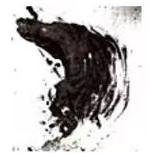
#> input picture 2.jpg, 148 x 153 px
$ python kmeans.py
#> lines starting #> are read from the running program, lines starting #| are printed output that depends on the picture; long printed decimals are rounded
import cv2
import numpy as np


# 感知哈希算法
def pHash(image):
    image = cv2.resize(image, (32, 32), interpolation=cv2.INTER_CUBIC)
    image = cv2.cvtColor(image, cv2.COLOR_BGR2GRAY)
    #     cv2.imshow('image', image)
    #     cv2.waitKey(0)
    #     cv2.destroyAllWindows()
    # 将灰度图转为浮点型，再进行dct变换
    dct = cv2.dct(np.float32(image))
    #     print(dct)
    # 取左上角的8*8，这些代表图片的最低频率
    # 这个操作等价于c++中利用opencv实现的掩码操作
    # 在python中进行掩码操作，可以直接这样取出图像矩阵的某一部分
    dct_roi = dct[0:8, 0:8]
    avreage = np.mean(dct_roi)
    hash = []
    for i in range(dct_roi.shape[0]):
        for j in range(dct_roi.shape[1]):
            if dct_roi[i, j] > avreage:
                hash.append(1)
            else:
                hash.append(0)
    return hash


# 计算汉明距离
def Hamming_distance(hash1, hash2):
    num = 0
    for index in range(len(hash1)):
        if hash1[index] != hash2[index]:
            num += 1
    return num


if __name__ == "__main__":
    image_file1 = './2.jpg'
    image_file2 = './3.jpg'
    img1 = cv2.imread(image_file1)
#> img1 is the input picture: shape (153, 148, 3); mean B, G, R 178.8, 179.1, 182
    img2 = cv2.imread(image_file2)
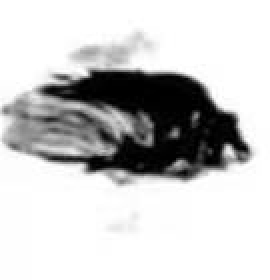
#> input picture 3.jpg, 135 x 140 px (shown 2 times larger)
#> img2 is the input picture: shape (140, 135, 3); min 0, max 255, mean 201.8
    hash1 = pHash(img1)
#> in pHash, `image = cv2.resize(image, (32, 32), interpolation=cv2.INTER_CUBIC)`:
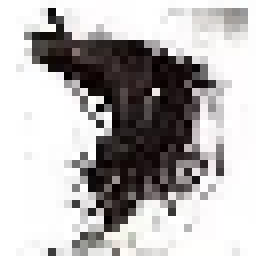
#> image: shape (32, 32, 3) (shown 8 times larger); mean of channels 0, 1, 2 178.8, 179.1, 181.9; drawn as B, G, R
#> in pHash, `dct = cv2.dct(np.float32(image))`:
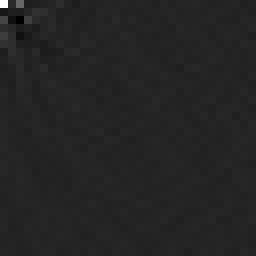
#> dct: shape (32, 32) float32 (shown 8 times larger); min -958.6, max 5757.2, mean 7.9; drawn with min black and max white
#> in pHash, `avreage = np.mean(dct_roi)`: avreage = 126.1
#> hash1 = 64 values, max 1 at index 0, min 0 at index 3, mean 0.25
    hash2 = pHash(img2)
#> in pHash (call 2), `image = cv2.resize(image, (32, 32), interpolation=cv2.INTER_CUBIC)`:
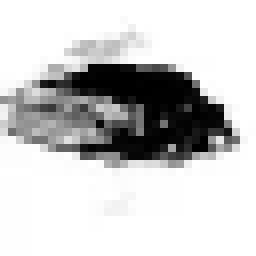
#> image: shape (32, 32, 3) (shown 8 times larger); min 0, max 255, mean 202
#> in pHash (call 2), `avreage = np.mean(dct_roi)`: avreage = 125
#> hash2 = 64 values, max 1 at index 0, min 0 at index 1, mean 0.219
    dist = Hamming_distance(hash1, hash2)
#> the loop in Hamming_distance, `for index in range(len(hash1)):` made 64 passes
#> after the loop in Hamming_distance, `for index in range(len(hash1)):`: num = 18
#> dist = 18
    # 将距离转化为相似度
    similarity = 1 - dist * 1.0 / 64
#> similarity = 0.719
    print(dist)
#| 18
    print(similarity)
#| 0.7188
